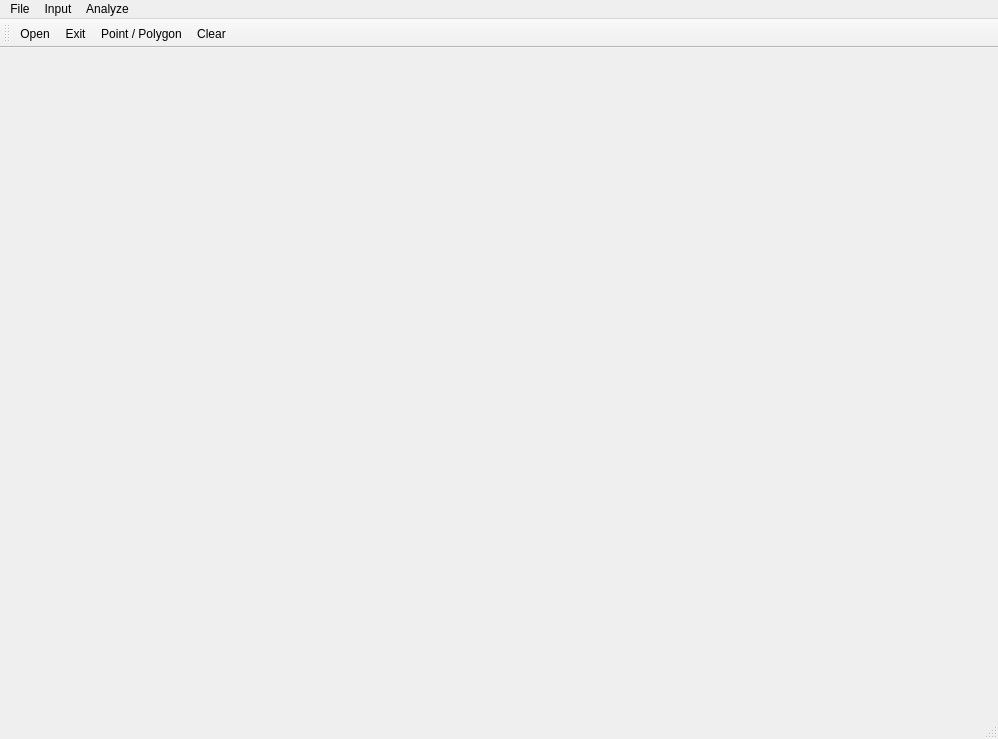
<?xml version="1.0" encoding="UTF-8"?>
<ui version="4.0">
 <class>MainWindow</class>
 <widget class="QMainWindow" name="MainWindow">
  <property name="geometry">
   <rect>
    <x>0</x>
    <y>0</y>
    <width>998</width>
    <height>739</height>
   </rect>
  </property>
  <property name="windowTitle">
   <string>Analyze point and polygon position</string>
  </property>
  <widget class="QWidget" name="centralwidget">
   <layout class="QVBoxLayout" name="verticalLayout">
    <item>
     <widget class="QWidget" name="Canvas" native="true"/>
    </item>
   </layout>
  </widget>
  <widget class="QMenuBar" name="menubar">
   <property name="geometry">
    <rect>
     <x>0</x>
     <y>0</y>
     <width>998</width>
     <height>22</height>
    </rect>
   </property>
   <widget class="QMenu" name="menuFile">
    <property name="title">
     <string>File</string>
    </property>
    <addaction name="actionOpen"/>
    <addaction name="separator"/>
    <addaction name="actionExit"/>
   </widget>
   <widget class="QMenu" name="menuInput">
    <property name="title">
     <string>Input</string>
    </property>
    <addaction name="actionPoint_Polygon"/>
    <addaction name="separator"/>
    <addaction name="actionClear"/>
   </widget>
   <widget class="QMenu" name="menuAnalyze">
    <property name="title">
     <string>Analyze</string>
    </property>
    <addaction name="actionRay_Crossing"/>
    <addaction name="actionWinding_Number"/>
   </widget>
   <addaction name="menuFile"/>
   <addaction name="menuInput"/>
   <addaction name="menuAnalyze"/>
  </widget>
  <widget class="QStatusBar" name="statusbar"/>
  <widget class="Draw" name="toolBar">
   <property name="windowTitle">
    <string>toolBar</string>
   </property>
   <attribute name="toolBarArea">
    <enum>TopToolBarArea</enum>
   </attribute>
   <attribute name="toolBarBreak">
    <bool>false</bool>
   </attribute>
   <addaction name="actionOpen"/>
   <addaction name="actionExit"/>
   <addaction name="actionPoint_Polygon"/>
   <addaction name="actionClear"/>
  </widget>
  <action name="actionOpen">
   <property name="icon">
    <iconset resource="../../icons.qrc">
     <normaloff>:/images/adki/Cv1/icons/open_file.png</normaloff>:/images/adki/Cv1/icons/open_file.png</iconset>
   </property>
   <property name="text">
    <string>Open</string>
   </property>
  </action>
  <action name="actionExit">
   <property name="icon">
    <iconset resource="../../icons.qrc">
     <normaloff>:/images/adki/Cv1/icons/exit.png</normaloff>:/images/adki/Cv1/icons/exit.png</iconset>
   </property>
   <property name="text">
    <string>Exit</string>
   </property>
  </action>
  <action name="actionPoint_Polygon">
   <property name="checkable">
    <bool>true</bool>
   </property>
   <property name="icon">
    <iconset resource="../../icons.qrc">
     <normaloff>:/images/adki/Cv1/icons/pointpol.png</normaloff>:/images/adki/Cv1/icons/pointpol.png</iconset>
   </property>
   <property name="text">
    <string>Point / Polygon</string>
   </property>
  </action>
  <action name="actionClear">
   <property name="text">
    <string>Clear</string>
   </property>
  </action>
  <action name="actionRay_Crossing">
   <property name="text">
    <string>Ray Crossing</string>
   </property>
  </action>
  <action name="actionWinding_Number">
   <property name="text">
    <string>Winding Number</string>
   </property>
  </action>
 </widget>
 <customwidgets>
  <customwidget>
   <class>Draw</class>
   <extends>QToolBar</extends>
   <header>draw.h</header>
  </customwidget>
 </customwidgets>
 <resources>
  <include location="../../icons.qrc"/>
 </resources>
 <connections/>
</ui>
